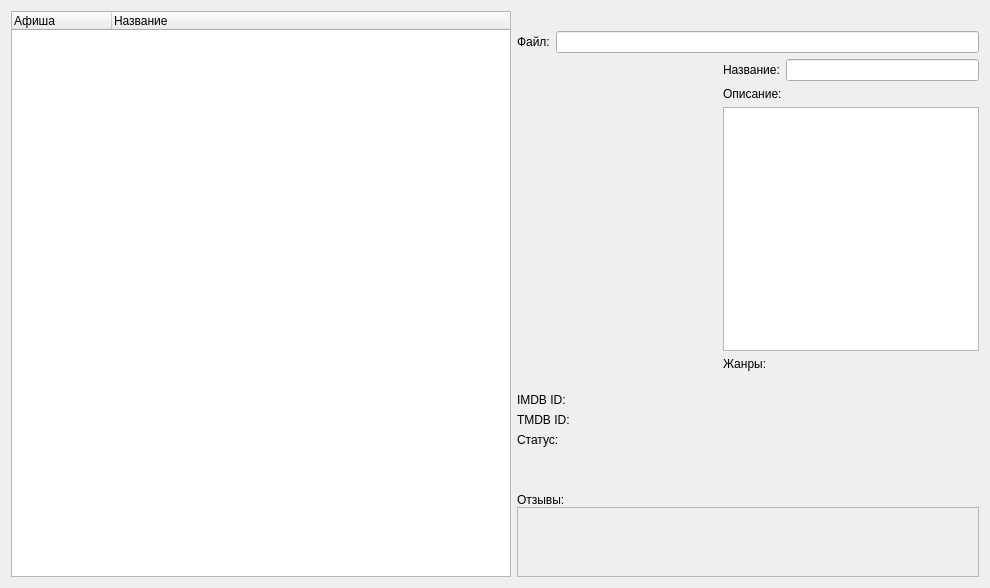
        <widget class="QWidget" name="tabMovie">
         <attribute name="icon">
          <iconset resource="data.qrc">
           <normaloff>:/icons/movie</normaloff>:/icons/movie</iconset>
         </attribute>
         <attribute name="title">
          <string notr="true"/>
         </attribute>
         <layout class="QHBoxLayout" name="horizontalLayout">
          <item>
           <layout class="QHBoxLayout" name="listMovieLibraryLayout">
            <property name="sizeConstraint">
             <enum>QLayout::SizeConstraint::SetMaximumSize</enum>
            </property>
            <item>
             <widget class="QTreeWidget" name="listMovieLibrary">
              <property name="minimumSize">
               <size>
                <width>500</width>
                <height>0</height>
               </size>
              </property>
              <property name="maximumSize">
               <size>
                <width>500</width>
                <height>16777215</height>
               </size>
              </property>
              <column>
               <property name="text">
                <string>Афиша</string>
               </property>
              </column>
              <column>
               <property name="text">
                <string>Название</string>
               </property>
              </column>
             </widget>
            </item>
           </layout>
          </item>
          <item>
           <layout class="QVBoxLayout" name="mainDetailsLayout">
            <item>
             <spacer name="horizontalSpacer_3">
              <property name="orientation">
               <enum>Qt::Orientation::Horizontal</enum>
              </property>
              <property name="sizeHint" stdset="0">
               <size>
                <width>40</width>
                <height>20</height>
               </size>
              </property>
             </spacer>
            </item>
            <item>
             <layout class="QHBoxLayout" name="horizontalLayout_10">
              <item>
               <widget class="QLabel" name="label_2">
                <property name="text">
                 <string>Файл:</string>
                </property>
               </widget>
              </item>
              <item>
               <widget class="QLineEdit" name="fileMovieInfo">
                <property name="text">
                 <string notr="true"/>
                </property>
                <property name="readOnly">
                 <bool>true</bool>
                </property>
               </widget>
              </item>
             </layout>
            </item>
            <item>
             <layout class="QHBoxLayout" name="bodyDetailsMovieLayout">
              <item>
               <layout class="QVBoxLayout" name="rightLayout">
                <property name="sizeConstraint">
                 <enum>QLayout::SizeConstraint::SetMinAndMaxSize</enum>
                </property>
                <item>
                 <widget class="QLabel" name="posterLabel">
                  <property name="minimumSize">
                   <size>
                    <width>200</width>
                    <height>300</height>
                   </size>
                  </property>
                  <property name="maximumSize">
                   <size>
                    <width>200</width>
                    <height>300</height>
                   </size>
                  </property>
                  <property name="text">
                   <string notr="true"/>
                  </property>
                 </widget>
                </item>
                <item>
                 <layout class="QHBoxLayout" name="horizontalLayout_6">
                  <item>
                   <spacer name="horizontalSpacer_11">
                    <property name="orientation">
                     <enum>Qt::Orientation::Horizontal</enum>
                    </property>
                    <property name="sizeType">
                     <enum>QSizePolicy::Policy::Maximum</enum>
                    </property>
                    <property name="sizeHint" stdset="0">
                     <size>
                      <width>160</width>
                      <height>20</height>
                     </size>
                    </property>
                   </spacer>
                  </item>
                  <item>
                   <widget class="QPushButton" name="zoomMovieImage">
                    <property name="text">
                     <string/>
                    </property>
                    <property name="icon">
                     <iconset resource="data.qrc">
                      <normaloff>:/icons/zoom</normaloff>:/icons/zoom</iconset>
                    </property>
                    <property name="iconSize">
                     <size>
                      <width>24</width>
                      <height>24</height>
                     </size>
                    </property>
                    <property name="flat">
                     <bool>true</bool>
                    </property>
                   </widget>
                  </item>
                 </layout>
                </item>
                <item>
                 <layout class="QHBoxLayout" name="imdbLayout">
                  <item>
                   <widget class="QLabel" name="imdbLabel">
                    <property name="maximumSize">
                     <size>
                      <width>75</width>
                      <height>16777215</height>
                     </size>
                    </property>
                    <property name="text">
                     <string>IMDB ID:</string>
                    </property>
                   </widget>
                  </item>
                  <item>
                   <widget class="QLabel" name="imdbText">
                    <property name="text">
                     <string notr="true"/>
                    </property>
                   </widget>
                  </item>
                 </layout>
                </item>
                <item>
                 <layout class="QHBoxLayout" name="TMDBLayout">
                  <item>
                   <widget class="QLabel" name="TMDBLabel">
                    <property name="maximumSize">
                     <size>
                      <width>75</width>
                      <height>16777215</height>
                     </size>
                    </property>
                    <property name="text">
                     <string>TMDB ID:</string>
                    </property>
                   </widget>
                  </item>
                  <item>
                   <widget class="QLabel" name="TMDBText">
                    <property name="text">
                     <string notr="true"/>
                    </property>
                   </widget>
                  </item>
                 </layout>
                </item>
                <item>
                 <layout class="QHBoxLayout" name="statusLayout">
                  <item>
                   <widget class="QLabel" name="statusLabel">
                    <property name="maximumSize">
                     <size>
                      <width>75</width>
                      <height>16777215</height>
                     </size>
                    </property>
                    <property name="text">
                     <string>Статус:</string>
                    </property>
                   </widget>
                  </item>
                  <item>
                   <widget class="QLabel" name="statusText">
                    <property name="text">
                     <string notr="true"/>
                    </property>
                   </widget>
                  </item>
                 </layout>
                </item>
                <item>
                 <spacer name="verticalSpacer">
                  <property name="orientation">
                   <enum>Qt::Orientation::Vertical</enum>
                  </property>
                  <property name="sizeHint" stdset="0">
                   <size>
                    <width>20</width>
                    <height>40</height>
                   </size>
                  </property>
                 </spacer>
                </item>
               </layout>
              </item>
              <item>
               <layout class="QVBoxLayout" name="leftLayout">
                <item>
                 <layout class="QHBoxLayout" name="nameMovieLayout">
                  <item>
                   <widget class="QLabel" name="nameMovieLabel">
                    <property name="text">
                     <string>Название:</string>
                    </property>
                   </widget>
                  </item>
                  <item>
                   <widget class="QLineEdit" name="NameMovieEdit">
                    <property name="enabled">
                     <bool>true</bool>
                    </property>
                    <property name="text">
                     <string notr="true"/>
                    </property>
                    <property name="readOnly">
                     <bool>true</bool>
                    </property>
                    <property name="clearButtonEnabled">
                     <bool>false</bool>
                    </property>
                   </widget>
                  </item>
                 </layout>
                </item>
                <item>
                 <layout class="QVBoxLayout" name="overviewLayout">
                  <item>
                   <widget class="QLabel" name="overviewLabel">
                    <property name="maximumSize">
                     <size>
                      <width>16777215</width>
                      <height>25</height>
                     </size>
                    </property>
                    <property name="text">
                     <string>Описание:</string>
                    </property>
                   </widget>
                  </item>
                  <item>
                   <widget class="QPlainTextEdit" name="overviewEdit">
                    <property name="enabled">
                     <bool>true</bool>
                    </property>
                    <property name="sizePolicy">
                     <sizepolicy hsizetype="Expanding" vsizetype="Preferred">
                      <horstretch>0</horstretch>
                      <verstretch>0</verstretch>
                     </sizepolicy>
                    </property>
                    <property name="minimumSize">
                     <size>
                      <width>0</width>
                      <height>244</height>
                     </size>
                    </property>
                    <property name="lineWrapMode">
                     <enum>QPlainTextEdit::LineWrapMode::WidgetWidth</enum>
                    </property>
                    <property name="readOnly">
                     <bool>true</bool>
                    </property>
                   </widget>
                  </item>
                  <item>
                   <layout class="QHBoxLayout" name="genreLayout">
                    <item>
                     <widget class="QLabel" name="genreLabel">
                      <property name="maximumSize">
                       <size>
                        <width>60</width>
                        <height>16777215</height>
                       </size>
                      </property>
                      <property name="text">
                       <string>Жанры:</string>
                      </property>
                     </widget>
                    </item>
                    <item>
                     <widget class="QLabel" name="genreText">
                      <property name="text">
                       <string notr="true"/>
                      </property>
                      <property name="textFormat">
                       <enum>Qt::TextFormat::RichText</enum>
                      </property>
                      <property name="wordWrap">
                       <bool>true</bool>
                      </property>
                     </widget>
                    </item>
                   </layout>
                  </item>
                 </layout>
                </item>
                <item>
                 <spacer name="verticalSpacer_7">
                  <property name="orientation">
                   <enum>Qt::Orientation::Vertical</enum>
                  </property>
                  <property name="sizeHint" stdset="0">
                   <size>
                    <width>20</width>
                    <height>40</height>
                   </size>
                  </property>
                 </spacer>
                </item>
               </layout>
              </item>
             </layout>
            </item>
            <item>
             <layout class="QVBoxLayout" name="bottomLayout">
              <property name="spacing">
               <number>0</number>
              </property>
              <item>
               <layout class="QVBoxLayout" name="reviewsLayout">
                <property name="spacing">
                 <number>0</number>
                </property>
                <item>
                 <widget class="QLabel" name="reviewsLabel">
                  <property name="text">
                   <string>Отзывы:</string>
                  </property>
                 </widget>
                </item>
                <item>
                 <layout class="QVBoxLayout" name="reviewsContentLayout">
                  <item>
                   <widget class="QScrollArea" name="scrollAreaMovie">
                    <property name="widgetResizable">
                     <bool>true</bool>
                    </property>
                    <widget class="QWidget" name="scrollAreaReviews">
                     <property name="geometry">
                      <rect>
                       <x>0</x>
                       <y>0</y>
                       <width>548</width>
                       <height>265</height>
                      </rect>
                     </property>
                    </widget>
                   </widget>
                  </item>
                 </layout>
                </item>
               </layout>
              </item>
             </layout>
            </item>
           </layout>
          </item>
         </layout>
        </widget>
